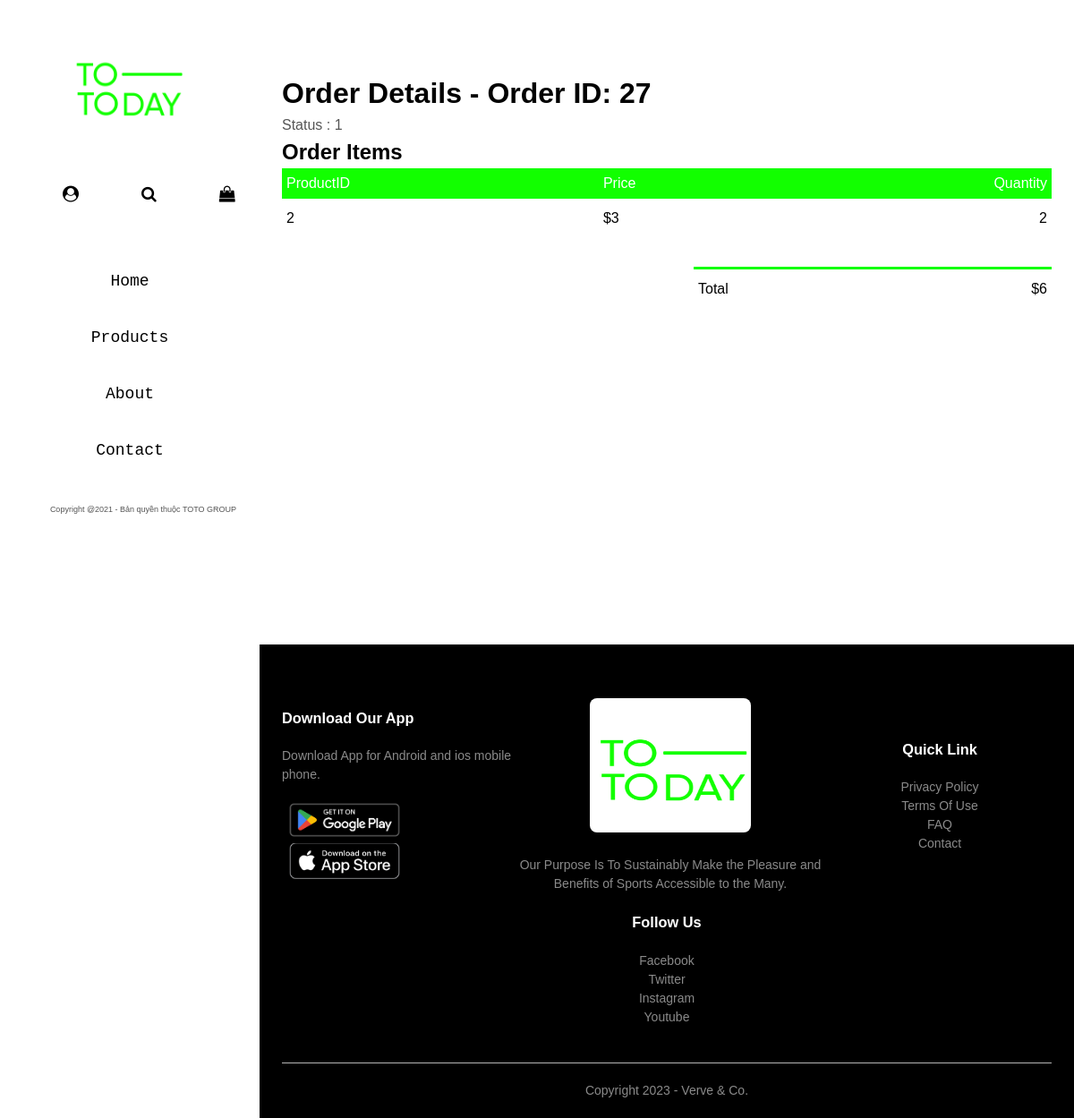
The app's page /order/27/ (signed in) with its own data.
### tables this page shows
CREATE TABLE "order" (
	"id"	INTEGER,
	"user_id"	INTEGER,
	"user_email"	varchar(200),
	"status"	INTEGER,
	FOREIGN KEY("user_id") REFERENCES "user"("user_id"),
	PRIMARY KEY("id" AUTOINCREMENT)
);

CREATE TABLE order_details
(
	order_id int,
	product_id int,
	price NUMERIC,
	quantity INT,
	FOREIGN Key (product_id) REFERENCES FASHION(id)
);

### website/views.py (the view, shortened to what this page needs)
@views.route('/order/', defaults={'order_id':None}, methods = ['GET'])
@views.route('/order/<int:order_id>/', methods = ['GET'])
def order(order_id):
    current_username = ""
    if 'current_user' in session:
        current_username = session['current_user']['name']
    else:
        current_username = ""
    user_id = session.get('current_user',{}).get('id')
    if user_id:
        conn = sqlite3.connect(sqldbname)
        cur = conn.cursor()
        if order_id is not None:
            cur.execute('Select * from "order" where id = ? and user_id = ?',(order_id,user_id))
            order = cur.fetchone()
            cur.execute('SELECT * from order_details where order_id = ?',(order_id,))
            order_details = cur.fetchall()
            conn.close()
            return render_template('orders.html',order = order,order_details = order_details, user_name = current_username)
    flash("User not logged in")
    return redirect(url_for("auth.login"))

### website/views.py (called while the page is built)
@views.context_processor
def my_utility_processor():
    def convert_currency_to_int(currency_str):
        currency_str = currency_str.replace("$", "").replace(".", "")
        return int(currency_str)
    def convert_int_to_currency(number):
        number_str = str(number)
        currency_str = ""
        count = 0
        for digit in reversed(number_str):
            if count != 0 and count % 3 == 0:
                currency_str = "." + currency_str
            currency_str = digit + currency_str
            count += 1
        currency_str = "$" + currency_str
        return currency_str
    return dict(convert_currency_to_int=convert_currency_to_int, convert_int_to_currency=convert_int_to_currency)

### website/templates/orders.html
{%extends "index.html" %} {% block title%}Verve & Co.{%endblock%} {% block
content%}
<div class="small-container cart-page" style="min-height: 70vh;">
  <h1>Order Details - Order ID: {{ order[0] }}</h1>
  <p>Status : {{ order[3]}}</p>
  <h2>Order Items</h2>
  <table class="cart">
    <tr>
      <th>ProductID</th>
      <th>Price</th>
      <th>Quantity</th>
    </tr>
    {%set total = namespace(value=0)%} {% for item in order_details %}
    <tr>
      <td>{{ item[1] }}</td>
      <td>{{ item[2] }}</td>
      <td>{{ item[3] }}</td>
    </tr>
    {%set total.value = total.value + (convert_currency_to_int(item[2]) *
    item[3])%} {%endfor%}
  </table>
  <div class="total-price" style="margin-top: 2rem;">
    <table>
      <tr>
        <td>Total</td>
        <td>{{convert_int_to_currency(total.value)}}</td>
      </tr>
    </table>
  </div>
</div>
{%endblock%}

### website/static/css/style.css (style rules this page uses)
* { margin: 0; padding: 0; box-sizing: border-box; }
body { font-family: "Poppins", sans-serif; }
p { color: #555; }
.small-container { max-width: 1080px; margin: auto; padding-left: 25px; padding-right: 25px; }
.cart-page { margin: 80px auto; }
table { width: 100%; border-collapse: collapse; }
th { text-align: left; padding: 5px; color: #fff; background: #12ff00; font-weight: normal; }
td { padding: 10px 5px; }
.total-price { display: flex; justify-content: flex-end; }
.total-price table { border-top: 3px solid #12ff00; width: 100%; max-width: 400px; }
td:last-child { text-align: right; }
th:last-child { text-align: right; }

### website/static/css/index.css (style rules this page uses)
* { padding: 0; margin: 0; box-sizing: border-box; font-family: 'Poppins', sans-serif; }
html { height: 100%; }
body { line-height: 1.5; font-family: 'Poppins', sans-serif; }

### records on screen
order: id "27", status "1"
order_details: product "2", price "$3", quantity "2"

### other values on screen
{{ convert_int_to_currency(total.value) }} "$6"
